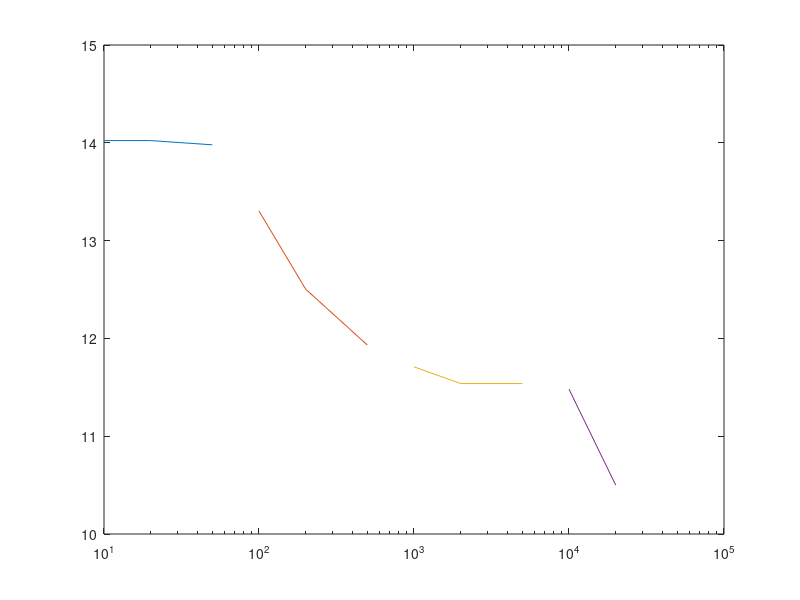

Reproduce this figure in MATLAB.
clear all; clc; close all;

Vin = 1.6; %[Vpp]
Vout = [8.04; 8.04; 8; 7.40; 6.75; 6.32; 6.16; 6.04; 6.04; 6; 5.36];
gain = 20*log10(Vout/Vin);
freq = [10; 20; 50; 100; 200; 500; 1000; 2000; 5000; 10000; 20000];

figure()
semilogx(freq(1:3),gain(1:3),freq(4:6),gain(4:6),freq(7:9),gain(7:9),freq(10:11),gain(10:11))